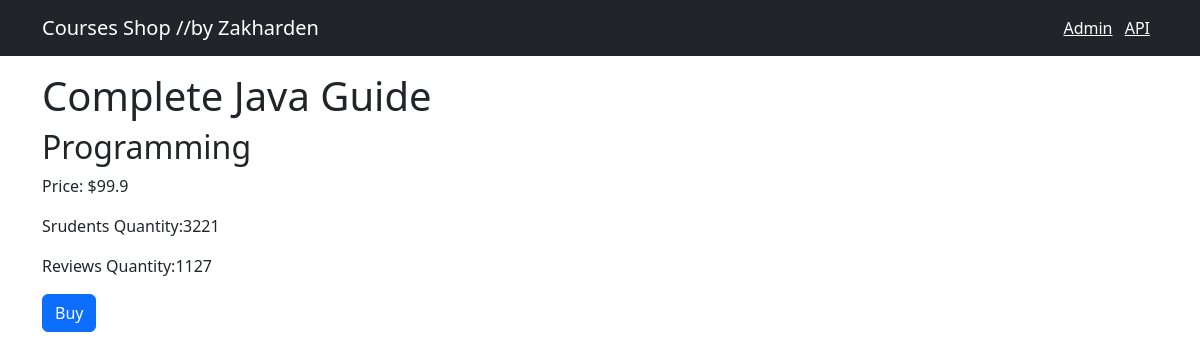
Page /3 on the committed database.
### shop/models.py (models this page shows, shortened)
class Courses(models.Model):
    title = models.CharField(max_length=255)
    price = models.FloatField()
    students_qty = models.IntegerField()
    reviews_qty = models.IntegerField()
    category = models.ForeignKey(Categorys, on_delete=models.CASCADE) #курс будет принадлежать только одной категории #при удалении категории будет удален курс
    created_at = models.DateTimeField(default=timezone.now)

class Categorys(models.Model):
    title = models.CharField(max_length=255) #значение в виде строки
    created_at = models.DateTimeField(default=timezone.now)
    def __str__(self):
        return self.title

### shop/views.py (the view)
# urls.py: path('<int:course_id>', views.single_course, name = 'single_course')
def single_course(request, course_id):
    course = get_object_or_404(Courses, pk = course_id) #404 если не такого курса
    return render(request, "shop/single_course.html", {"course": course})

### templates/shop/single_course.html (shortened to what this page needs)
{%extends 'base.html' %}
{% block content %}
<h1 class = 'mt-3'> {{course.title}}</h1>
<h2>{{course.category}}</h2>
<p>Price: ${{course.price}}</p>
<p>Srudents Quantity:{{course.students_qty}}</p>
<p>Reviews Quantity:{{course.reviews_qty}}</p>
<buttton class="btn btn-primary">Buy</button>
{% endblock %}

### rows in the picture
Courses: title "Complete Java Guide", category "Programming", price "99.9", students_qty "3221", reviews_qty "1127"
